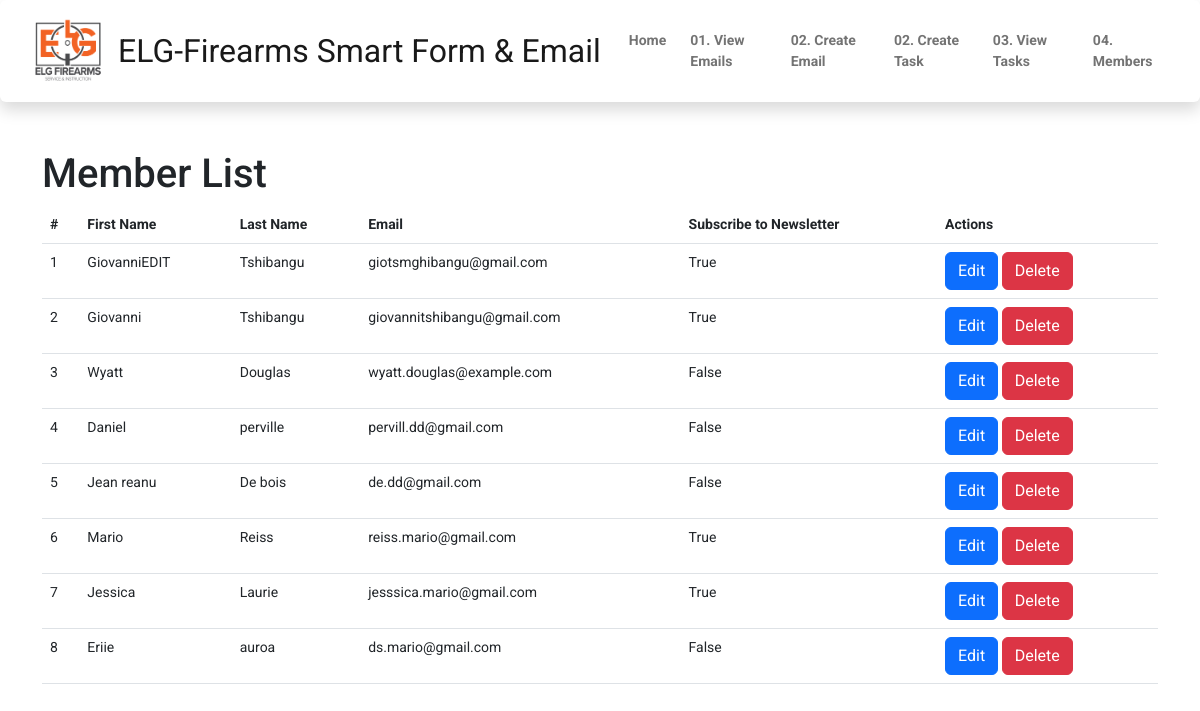
/master/view_members, run on an earlier commit of the app's database.
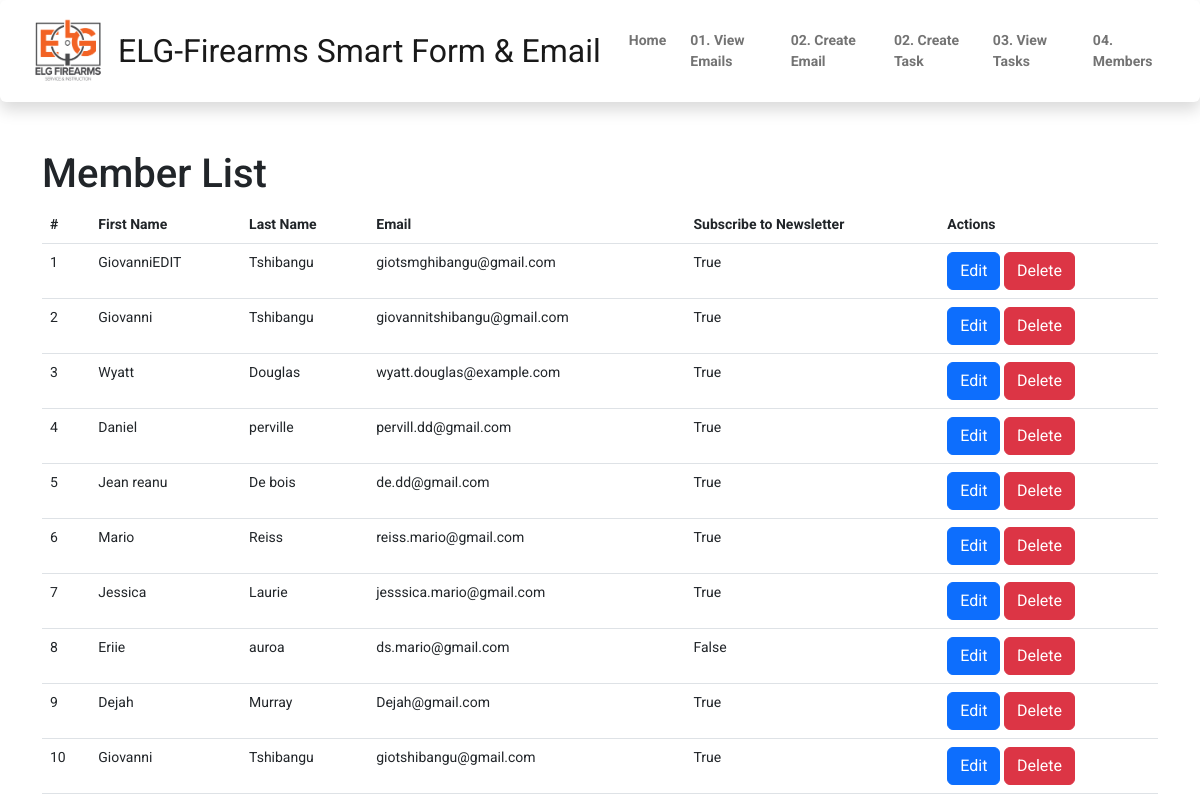
And on a later commit of the database.
### smart_formApp/models.py (models this page shows, shortened)
class User(models.Model):
    first_name = models.CharField(max_length=100)
    last_name = models.CharField(max_length=100)
    email = models.EmailField()
    email_agreements = models.BooleanField(default=True)
    subscribe_to_newsletter = models.BooleanField(default=False,blank=True)
    created_at = models.DateTimeField(auto_now_add=True)

### smart_emailApp/views.py (the view)
# urls.py: path('view_members', views.member_view, name='view_members'),
def member_view(request):
    limit = 100
    users = User.objects.all()[:limit]
    return render(request, 'smartemail/member_view.html', {'users': users})

### templates/smartemail/member_view.html
{% extends "nav.html" %}
{% load static %}
{% block navbar %}
    <div class="container mt-3">
        <h1>Member List</h1>
        <table class="table">
            <thead>
                <tr>
                    <th>#</th>
                    <th>First Name</th>
                    <th>Last Name</th>
                    <th>Email</th>
                    <th>Subscribe to Newsletter</th>
                    <th>Actions</th>
                </tr>
            </thead>
            <tbody>
                {% for user in users %}
                    <tr>
                        <td>{{ forloop.counter }}</td>
                        <td>{{ user.first_name }}</td>
                        <td>{{ user.last_name }}</td>
                        <td>{{ user.email }}</td>
                        <td>{{ user.subscribe_to_newsletter }}</td>
                        <td>
                            <a href="{% url 'edit_user' user.id %}" class="btn btn-primary">Edit</a>
                            <a href="{% url 'delete_user' user.id %}" class="btn btn-danger">Delete</a>
                        </td>
                    </tr>
                {% empty %}
                    <tr>
                        <td colspan="7">No users found.</td>
                    </tr>
                {% endfor %}
            </tbody>
        </table>
    </div>
{% endblock %}

### templates/nav.html (shortened to what this page needs)
<!DOCTYPE html>
{% load static %}
{% load crispy_forms_tags %}
<html lang="en">
<head>
    <link href="https://cdn.quilljs.com/1.3.6/quill.snow.css" rel="stylesheet">
    <link href="https://cdn.jsdelivr.net/npm/bootstrap@5.2.3/dist/css/bootstrap.min.css" rel="stylesheet">
    <link rel="stylesheet" href="https://cdnjs.cloudflare.com/ajax/libs/font-awesome/4.7.0/css/font-awesome.min.css">
    <link   rel="stylesheet"  type="text/css" href="{% static 'css/base.css' %}"/>
</head>
<body>
<nav class="navbar  navbar-expand-md sticky-top shadow p-3 mb-5 bg-body rounded">
    <div class="container-fluid ">
        <img src="{% static 'images/ELG_Firearms_Logo.png' %}" alt="Logo" class="logo">
        <a class="navbar-brand Gio-color fs-2" href="{% url 'master_home' %}">
            ELG-Firearms Smart Form & Email
        </a>
        <div class="collapse navbar-collapse" id="navbarScroll">
            <ul class="navbar-nav ms-5 mb-2 mb-lg-0 ms-auto fw-bold text-black">
                <li class="nav-item mx-1 text-black">
                    <a id="sec-2"  class="nav-link light-white " aria-current="page" href="{% url 'master_home' %}"> Home</a>
                </li>
                <li class="nav-item mx-1 text-black">
                    <a id="sec-2"  class="nav-link light-white " aria-current="page" href="{% url 'view_emails' %}"><span class="Gio-color "> 01. </span> View Emails</a>
                </li>
                <li class="nav-item mx-1">
                    <a id="sec-3"  class="nav-link light-white" href="{% url 'create_email' %}"><span class="Gio-color "> 02. </span> Create Email </a>
                </li>
                <li class="nav-item mx-1">
                    <a id="sec-3"  class="nav-link light-white" href="{% url 'create_task' %}"><span class="Gio-color "> 02. </span> Create Task </a>
                </li>
                <li class="nav-item mx-1">
                    <a id="sec-3"  class="nav-link light-white" href="{% url 'view_tasks' %}"><span class="Gio-color "> 03. </span>View Tasks</a>
                </li>
                <li class="nav-item mx-2">
                    <a id="sec-4"  class="nav-link light-white" href="{% url 'view_members' %}"><span class="Gio-color "> 04. </span>  Members</a>
                </li>
            </ul>
        </div>
    </div>
</nav>
{% block navbar %}
{% endblock %}
</body>
</html>

### static/css/base.css (style rules this page uses)
body, .navbar, .dropdown-menu { background-color: white !important; font-family: 'Roboto'; font-size: 14px; }

### templates/nav.html (style rules this page uses)
.logo { height: 70px; width: 80px; margin-right: 10px; }

What changed in the data, as far as the page shows it:
changed User "Wyatt": subscribe_to_newsletter "False" → "True"
changed User "Daniel": subscribe_to_newsletter "False" → "True"
changed User "Jean reanu": subscribe_to_newsletter "False" → "True"
added User: first_name "Dejah", last_name "Murray", email "Dejah@gmail.com", subscribe_to_newsletter "True"
added User: first_name "Giovanni", last_name "Tshibangu", email "giotshibangu@gmail.com", subscribe_to_newsletter "True"
